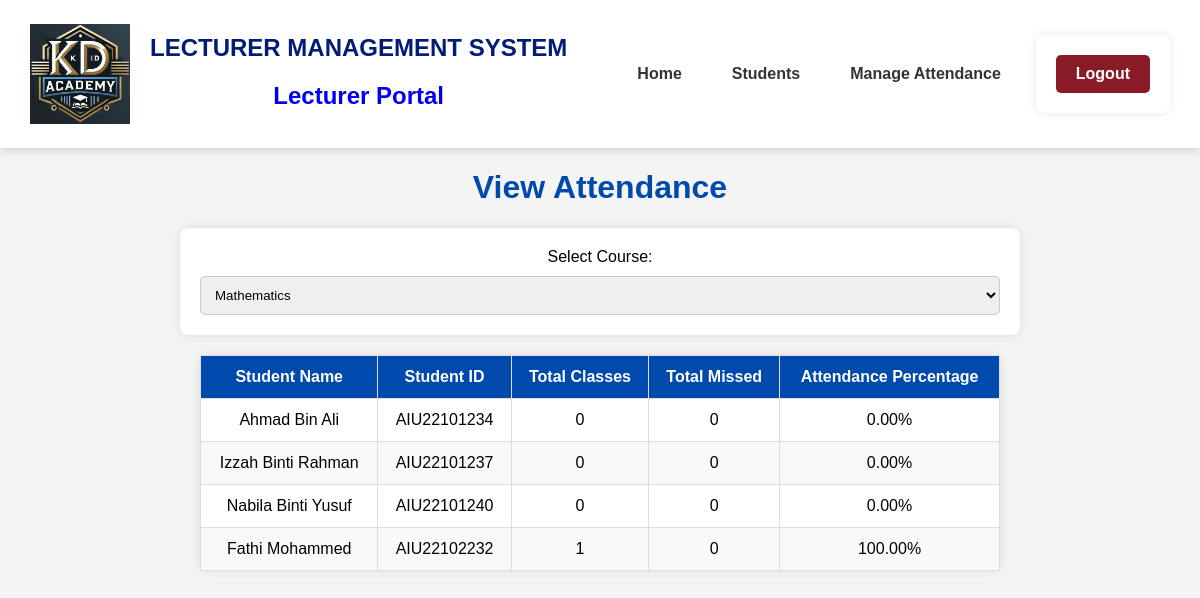
Screenshot of /view_attendance.php?course_id=1 (signed in) with the database file from the repository.
### tables this page shows
CREATE TABLE `students` (
    `student_id` varchar(50) NOT NULL,
    `username` varchar(50) NOT NULL,
    `password` varchar(20) NOT NULL,
    `email` varchar(100) NOT NULL,
    `phone` varchar(20) DEFAULT NULL,
    `fullname` varchar(255) DEFAULT NULL,
    `address` varchar(100) NOT NULL,
    PRIMARY KEY (`student_id`)
);

### view_attendance.php (the view, shortened to what this page needs)
<?php
require 'database.php';
$username = $_SESSION['username'];
$query = "SELECT lecturer_id FROM lecturers WHERE username = ?";
$stmt = $conn->prepare($query);
$stmt->bind_param('s', $username);
$stmt->execute();
$stmt->bind_result($lecturer_id);
$courses_query = "SELECT DISTINCT c.course_id, c.course_name FROM courses c WHERE c.lecturer_id = ?";
$stmt = $conn->prepare($courses_query);
$stmt->bind_param('s', $lecturer_id);
$stmt->execute();
$courses_result = $stmt->get_result();
$selected_course = isset($_GET['course_id']) ? $_GET['course_id'] : '';
$attendance_data = [];
if (!empty($selected_course)) {
    $attendance_query = "SELECT s.student_id, s.fullname,
                        COUNT(a.attendance_id) AS total_classes,
                        SUM(CASE WHEN a.status = 'Absent' THEN 1 ELSE 0 END) AS total_missed,
                        (COUNT(a.attendance_id) - SUM(CASE WHEN a.status = 'Absent' THEN 1 ELSE 0 END)) * 100 / COUNT(a.attendance_id) AS attendance_percentage
                        FROM students s
                        INNER JOIN course_registrations cr ON s.student_id = cr.student_id
                        INNER JOIN semester_courses sc ON cr.semester_course_id = sc.id
                        INNER JOIN class_schedule cs ON sc.course_id = cs.course_id
                        LEFT JOIN attendance a ON cs.class_id = a.class_id AND s.student_id = a.student_id
                        WHERE sc.course_id = ?
                        GROUP BY s.student_id";
    $stmt = $conn->prepare($attendance_query);
    $stmt->bind_param('i', $selected_course);
    $stmt->execute();
    $attendance_result = $stmt->get_result();
    $attendance_data = $attendance_result->fetch_all(MYSQLI_ASSOC);
}
?>
<!DOCTYPE html>
<html lang="en">
<head>
</head>
<body>
<?php include 'navbar_lecturer.php'; ?>
    <h1>View Attendance</h1>
    <form method="GET">
        <label for="course">Select Course:</label>
        <select name="course_id" id="course" onchange="this.form.submit()">
            <?php while ($course = $courses_result->fetch_assoc()) { ?>
                <option value="<?php echo htmlspecialchars($course['course_id']); ?>" <?php if ($selected_course == $course['course_id']) echo 'selected'; ?>>
                    <?php echo htmlspecialchars($course['course_name']); ?>
                </option>
            <?php } ?>
        </select>
    </form>
    <?php if (!empty($attendance_data)) { ?>
        <table>
            <thead>
                <tr>
                    <th>Student Name</th>
                    <th>Student ID</th>
                    <th>Total Classes</th>
                    <th>Total Missed</th>
                    <th>Attendance Percentage</th>
                </tr>
            </thead>
            <tbody>
                <?php foreach ($attendance_data as $row) { ?>
                    <tr>
                        <td><?php echo htmlspecialchars($row['fullname']); ?></td>
                        <td><?php echo htmlspecialchars($row['student_id']); ?></td>
                        <td><?php echo htmlspecialchars($row['total_classes']); ?></td>
                        <td><?php echo htmlspecialchars($row['total_missed']); ?></td>
                        <td><?php echo number_format($row['attendance_percentage'] ?? 0, 2); ?>%</td>
                    </tr>
                <?php } ?>
            </tbody>
        </table>
    <?php } ?>
</body>
</html>

### view_attendance.php (style rules this page uses)
body { font-family: Arial, sans-serif; margin: 0; padding: 0; background-color: #f4f4f4; text-align: center; }
h1 { color: #004aad; }
form, table { max-width: 800px; margin: 20px auto; background: #fff; padding: 20px; border-radius: 8px; box-shadow: 0 0 10px rgba(0, 0, 0, 0.1); }
table { width: 100%; border-collapse: collapse; margin-top: 20px; }
th, td { border: 1px solid #ddd; padding: 12px; text-align: center; }
th { background-color: #004aad; color: white; }
tr:nth-child(even) { background-color: #f9f9f9; }
select, button { width: 100%; padding: 10px; margin-top: 10px; border: 1px solid #ccc; border-radius: 5px; }

### rows the page displays
students: fullname "Ahmad Bin Ali", student_id "AIU22101234", total_classes "0", total_missed "0", attendance_percentage "0.00"
students: fullname "Izzah Binti Rahman", student_id "AIU22101237", total_classes "0", total_missed "0", attendance_percentage "0.00"
students: fullname "Nabila Binti Yusuf", student_id "AIU22101240", total_classes "0", total_missed "0", attendance_percentage "0.00"
students: fullname "Fathi Mohammed", student_id "AIU22102232", total_classes "1", total_missed "0", attendance_percentage "100.00"

### other values shown
form field course_id "Mathematics"
